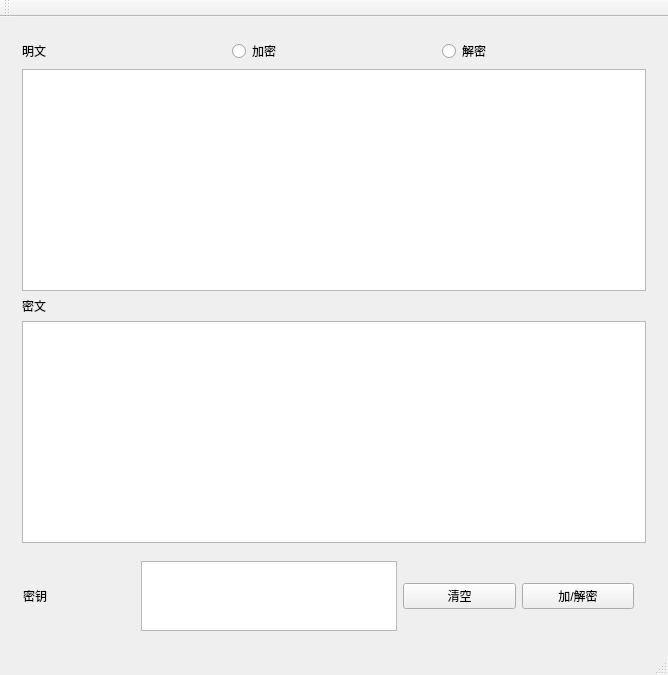
<?xml version="1.0" encoding="UTF-8"?>
<ui version="4.0">
 <class>MainWindow</class>
 <widget class="QMainWindow" name="MainWindow">
  <property name="geometry">
   <rect>
    <x>0</x>
    <y>0</y>
    <width>668</width>
    <height>675</height>
   </rect>
  </property>
  <property name="sizePolicy">
   <sizepolicy hsizetype="Fixed" vsizetype="Fixed">
    <horstretch>0</horstretch>
    <verstretch>0</verstretch>
   </sizepolicy>
  </property>
  <property name="minimumSize">
   <size>
    <width>123</width>
    <height>123</height>
   </size>
  </property>
  <property name="maximumSize">
   <size>
    <width>683</width>
    <height>16777215</height>
   </size>
  </property>
  <property name="windowTitle">
   <string>MainWindow</string>
  </property>
  <widget class="QWidget" name="centralWidget">
   <property name="sizePolicy">
    <sizepolicy hsizetype="Expanding" vsizetype="Expanding">
     <horstretch>0</horstretch>
     <verstretch>0</verstretch>
    </sizepolicy>
   </property>
   <layout class="QGridLayout" name="gridLayout_2">
    <item row="0" column="0">
     <widget class="QWidget" name="verticalWidget" native="true">
      <property name="sizePolicy">
       <sizepolicy hsizetype="Expanding" vsizetype="Expanding">
        <horstretch>0</horstretch>
        <verstretch>0</verstretch>
       </sizepolicy>
      </property>
      <layout class="QGridLayout" name="gridLayout">
       <item row="7" column="0">
        <widget class="QPlainTextEdit" name="ciphertext"/>
       </item>
       <item row="9" column="0">
        <layout class="QHBoxLayout" name="horizontalLayout_2">
         <property name="leftMargin">
          <number>1</number>
         </property>
         <property name="topMargin">
          <number>12</number>
         </property>
         <property name="rightMargin">
          <number>12</number>
         </property>
         <item>
          <widget class="QLabel" name="label_3">
           <property name="text">
            <string>密钥</string>
           </property>
          </widget>
         </item>
         <item>
          <widget class="QTextEdit" name="private_key">
           <property name="sizePolicy">
            <sizepolicy hsizetype="Maximum" vsizetype="Maximum">
             <horstretch>0</horstretch>
             <verstretch>0</verstretch>
            </sizepolicy>
           </property>
           <property name="verticalScrollBarPolicy">
            <enum>Qt::ScrollBarAlwaysOff</enum>
           </property>
           <property name="horizontalScrollBarPolicy">
            <enum>Qt::ScrollBarAlwaysOff</enum>
           </property>
          </widget>
         </item>
         <item>
          <widget class="QPushButton" name="clear">
           <property name="text">
            <string>清空</string>
           </property>
          </widget>
         </item>
         <item>
          <widget class="QPushButton" name="op">
           <property name="text">
            <string>加/解密</string>
           </property>
          </widget>
         </item>
        </layout>
       </item>
       <item row="4" column="0">
        <widget class="QLabel" name="label">
         <property name="text">
          <string>密文</string>
         </property>
        </widget>
       </item>
       <item row="0" column="0">
        <layout class="QHBoxLayout" name="horizontalLayout">
         <item>
          <widget class="QLabel" name="label_2">
           <property name="text">
            <string>明文</string>
           </property>
          </widget>
         </item>
         <item>
          <widget class="QRadioButton" name="encrpt_radio">
           <property name="text">
            <string>加密</string>
           </property>
          </widget>
         </item>
         <item>
          <widget class="QRadioButton" name="decrypt_radio">
           <property name="text">
            <string>解密</string>
           </property>
          </widget>
         </item>
        </layout>
       </item>
       <item row="3" column="0">
        <widget class="QPlainTextEdit" name="text"/>
       </item>
      </layout>
     </widget>
    </item>
   </layout>
  </widget>
  <widget class="QMenuBar" name="menuBar">
   <property name="geometry">
    <rect>
     <x>0</x>
     <y>0</y>
     <width>668</width>
     <height>22</height>
    </rect>
   </property>
  </widget>
  <widget class="QToolBar" name="mainToolBar">
   <attribute name="toolBarArea">
    <enum>TopToolBarArea</enum>
   </attribute>
   <attribute name="toolBarBreak">
    <bool>false</bool>
   </attribute>
  </widget>
  <widget class="QStatusBar" name="statusBar"/>
 </widget>
 <layoutdefault spacing="6" margin="11"/>
 <resources/>
 <connections/>
</ui>
